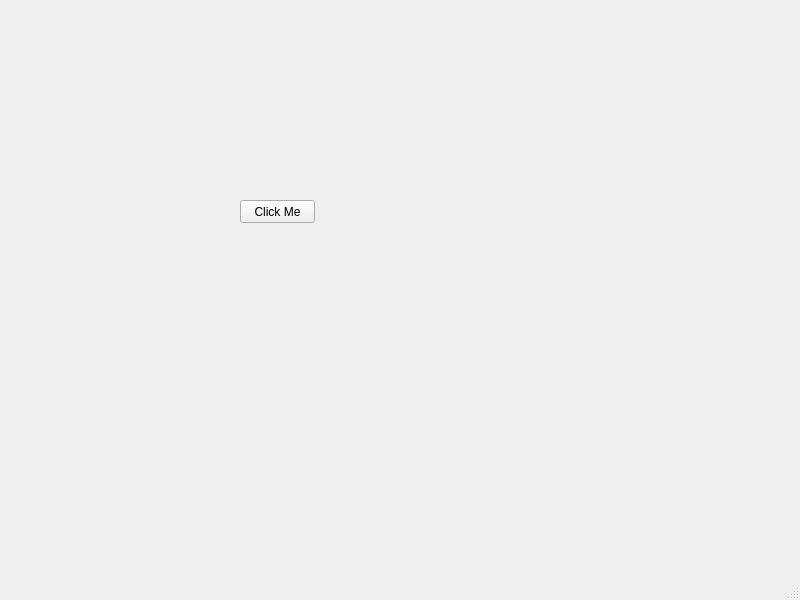
<?xml version="1.0" encoding="UTF-8"?>
<ui version="4.0">
 <class>helloWorld</class>
 <widget class="QMainWindow" name="helloWorld">
  <property name="geometry">
   <rect>
    <x>0</x>
    <y>0</y>
    <width>800</width>
    <height>600</height>
   </rect>
  </property>
  <property name="font">
   <font>
    <family>Arial</family>
    <pointsize>9</pointsize>
   </font>
  </property>
  <property name="windowTitle">
   <string>Hello World</string>
  </property>
  <widget class="QWidget" name="centralwidget">
   <widget class="QPushButton" name="btnClick">
    <property name="geometry">
     <rect>
      <x>240</x>
      <y>200</y>
      <width>75</width>
      <height>23</height>
     </rect>
    </property>
    <property name="text">
     <string>Click Me</string>
    </property>
   </widget>
  </widget>
  <widget class="QMenuBar" name="menubar">
   <property name="geometry">
    <rect>
     <x>0</x>
     <y>0</y>
     <width>800</width>
     <height>21</height>
    </rect>
   </property>
  </widget>
  <widget class="QStatusBar" name="statusbar"/>
 </widget>
 <resources/>
 <connections/>
</ui>
